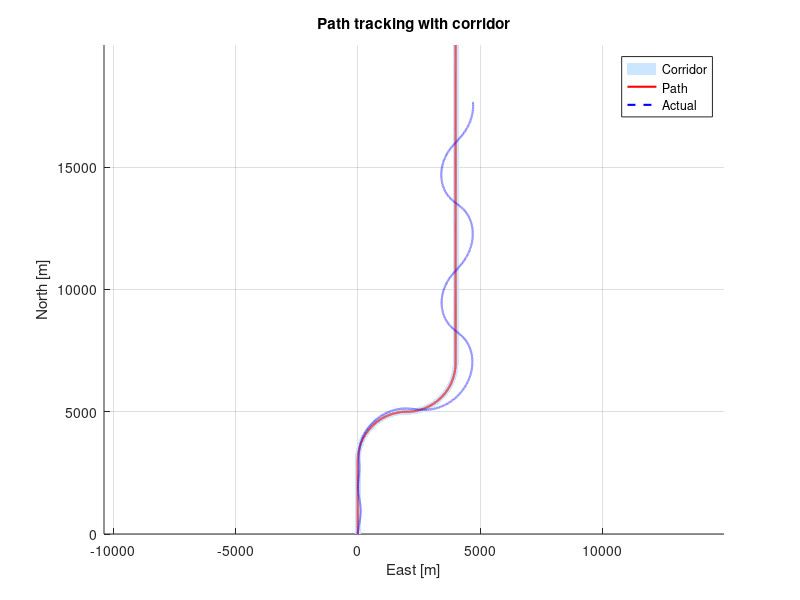
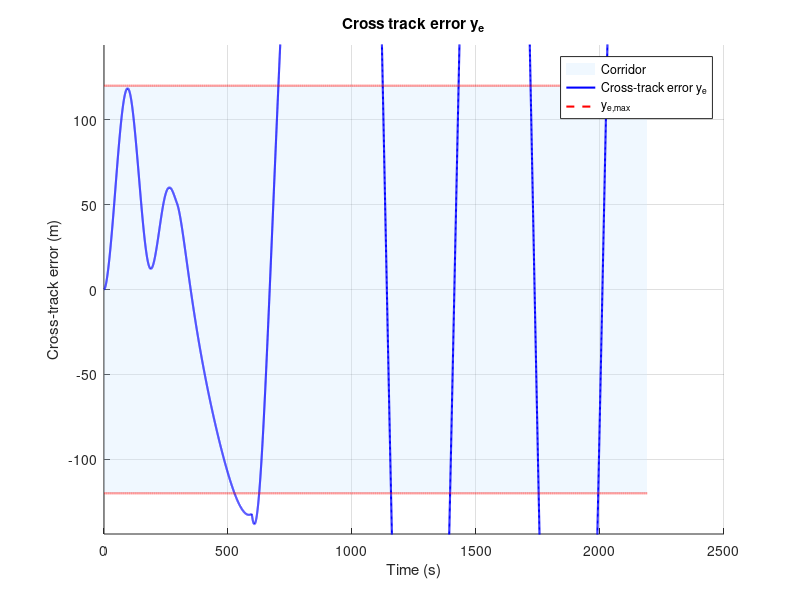
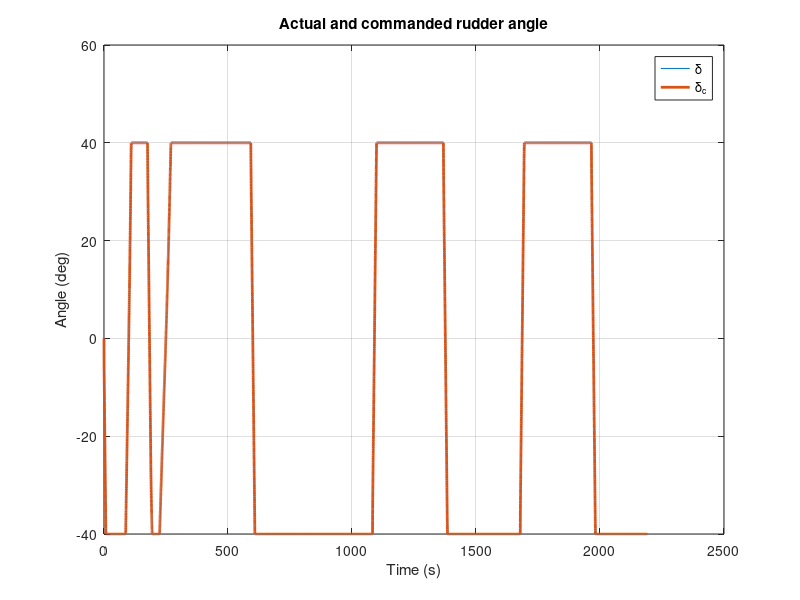
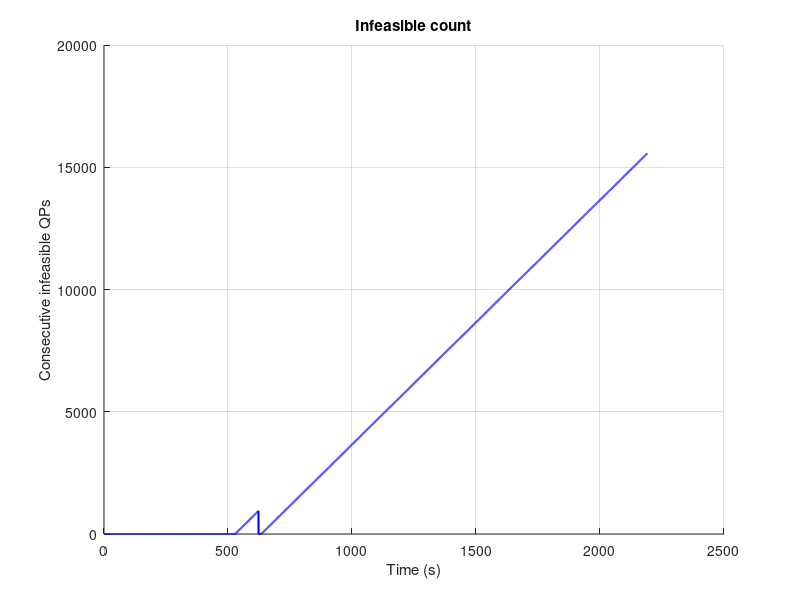

Source code (MATLAB) for these figures, in order:
clc; clear; close all;

% load('simdata_MPC_nominal.mat');   % loads simdata and t

% load('simdata_MPC_R1250.mat');   % loads simdata and t

% load('simdata_MPC_R1250_narrow.mat');   % loads simdata and t

% load('simdata_MPC_disturbance08.mat');   % loads simdata and t

load('simdata_MPC_consecutive_w_d20.mat');   % loads simdata and t

u           = simdata(:,1);                 % m/s
v           = simdata(:,2);                 % m/s
r           = simdata(:,3);                 % rad/s
r_deg       = (180/pi) * r;                 % deg/s
x           = simdata(:,4);                 % m
y           = simdata(:,5);                 % m
psi         = simdata(:,6);                 % rad
psi_deg     = (180/pi) * psi;               % deg
delta_deg   = (180/pi) * simdata(:,7);      % deg
n   = simdata(:,8);    % rpm (state 8 is n in rpm)
n_c = simdata(:,10);   % rpm (command you stored)
delta_c_deg = (180/pi) * simdata(:,9);      % deg
u_d         = simdata(:,11);                % m/s
pi_p        = simdata(:,12);                % rad
pi_p_deg    = (180/pi) * pi_p;             % deg
x_p         = simdata(:,13);                % m
y_p         = simdata(:,14);                % m
y_e_max     = simdata(:,15);                % m
dx_p        = simdata(:,16);                
dy_p        = simdata(:,17);
y_e         = simdata(:,18);                % m
infeasible_count         = simdata(:,19);

% corridor boundaries
x_right = x_p - y_e_max .* dy_p;
y_right = y_p + y_e_max .* dx_p;
x_left = x_p + y_e_max .* dy_p;
y_left = y_p - y_e_max .* dx_p;

figure(1); hold on; axis equal; grid on;
fill([y_left; flipud(y_right)], [x_left; flipud(x_right)], ...
    [0.8 0.9 1.0], 'EdgeColor','none', 'DisplayName','Corridor');
plot(y_p, x_p, 'r-', 'LineWidth',1.5, 'DisplayName','Path')
plot(y, x, 'b--', 'LineWidth',1.5, 'DisplayName','Actual')
xlabel('East [m]'); ylabel('North [m]');    % Remember x,y is opposide because of NED
title('Path tracking with corridor');
legend;

figure(2); hold on; grid on;
fill([t'; flipud(t')], [y_e_max; flipud(-y_e_max)], [0.8 0.9 1.0], ...
    'EdgeColor', 'none', 'FaceAlpha', 0.3, 'DisplayName', 'Corridor');
xlabel('Time (s)'); ylabel('Cross-track error (m)');
plot(t, y_e, 'b', 'LineWidth', 1.5, 'DisplayName', 'Cross-track error y_e');
plot(t, y_e_max, 'r--', 'LineWidth', 1.5, 'DisplayName', 'y_{e,max}');
plot(t, -y_e_max, 'r--', 'LineWidth', 1.5, 'HandleVisibility', 'off');
title('Cross track error y_e');
legend; ylim([-1.2*max(y_e_max), 1.2*max(y_e_max)]);

figure(3)
plot(t,delta_deg,t,delta_c_deg,'linewidth',2);
title('Actual and commanded rudder angle'); xlabel('Time (s)'); ylabel('Angle (deg)');
legend('\delta','\delta_c')
grid on;

figure(4); hold on; grid on;
plot(t, infeasible_count, 'b', 'LineWidth',1.5);
title('Infeasible count'); xlabel('Time (s)'); ylabel('Consecutive infeasible QPs');
